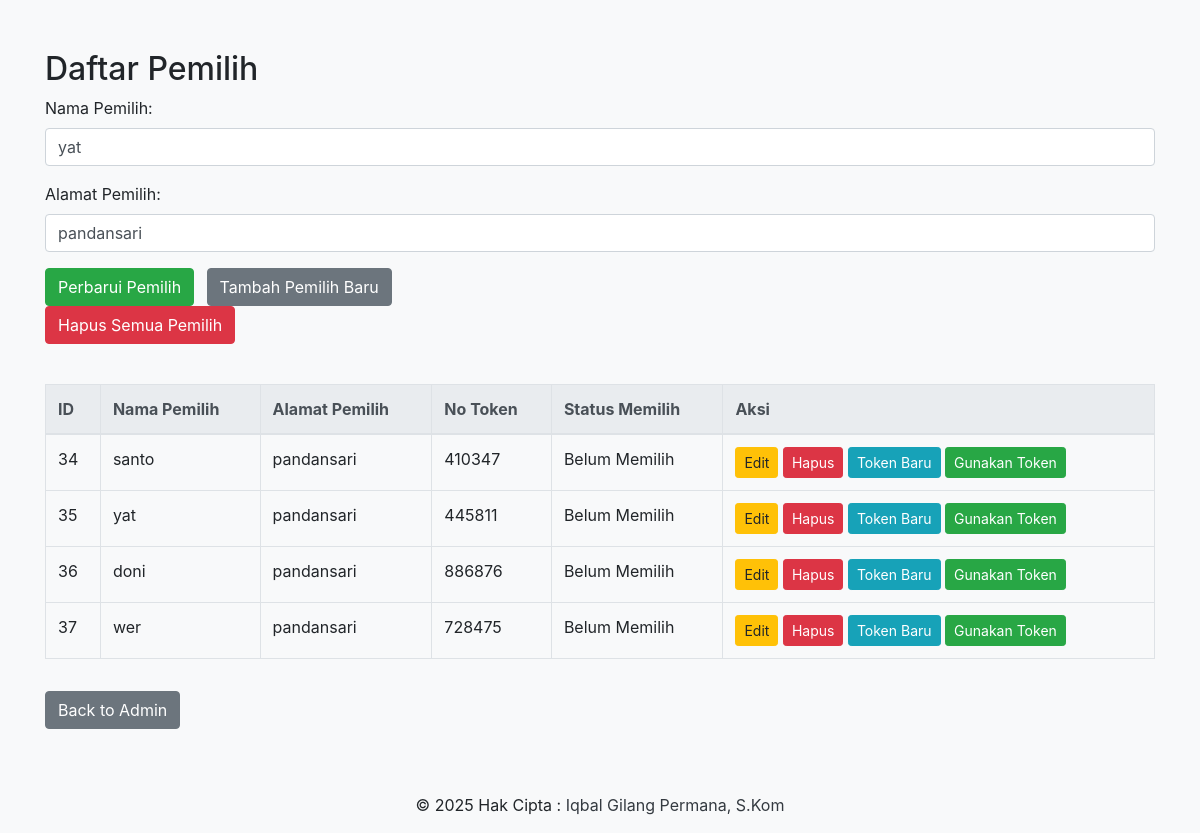
Page /voters.php?edit_voter=35 (signed in) on the committed database.
### tables this page shows
CREATE TABLE `voters` (
  `id` int(11) NOT NULL,
  `name` varchar(100) NOT NULL,
  `address` varchar(255) NOT NULL,
  `token` varchar(32) NOT NULL,
  `token_created_at` datetime NOT NULL,
  `used` tinyint(1) DEFAULT 0,
  `has_voted` tinyint(1) DEFAULT 0,
  `token_used` tinyint(1) DEFAULT 0
);

### voters.php (the view, shortened to what this page needs)
<?php
include 'db.php';
$editVoter = null;
if (isset($_GET['edit_voter'])) {
    $id = $_GET['edit_voter'];
    $stmt = $pdo->prepare("SELECT * FROM voters WHERE id = :id");
    $stmt->execute(['id' => $id]);
    $editVoter = $stmt->fetch();
}
$stmt_voters = $pdo->query("SELECT * FROM voters");
$voterList = $stmt_voters->fetchAll();
?>
<!DOCTYPE html>
<html lang="en">
<head>
    <link rel="stylesheet" href="https://stackpath.bootstrapcdn.com/bootstrap/4.5.2/css/bootstrap.min.css">
</head>
<body>
    <div class="container">
        <h2>Daftar Pemilih</h2>
        <form action="" method="POST">
            <div class="form-group">
                <label for="voter_name">Nama Pemilih:</label>
                <input type="text" class="form-control" id="voter_name" name="voter_name" value="<?php echo $editVoter ? $editVoter['name'] : ''; ?>" required>
            </div>
            <div class="form-group">
                <label for="voter_address">Alamat Pemilih:</label>
                <input type="text" class="form-control" id="voter_address" name="voter_address" value="<?php echo $editVoter ? $editVoter['address'] : ''; ?>" required>
            </div>
            <button type="submit" name="add_voter" class="btn btn-success"><?php echo $editVoter ? "Perbarui Pemilih" : "Tambah Pemilih"; ?></button>
            <a href="voters.php" class="btn btn-secondary ml-2">Tambah Pemilih Baru</a>
        </form>
    <form action="" method="POST" onsubmit="return confirm('Apakah Anda yakin ingin menghapus semua pemilih?');">
        <button type="submit" name="delete_all_voters" class="btn btn-danger mb-3">Hapus Semua Pemilih</button>
    </form>
        <table class="table table-bordered mt-4">
            <thead class="thead-light">
                <tr>
                    <th>ID</th>
                    <th>Nama Pemilih</th>
                    <th>Alamat Pemilih</th>
                    <th>No Token</th>
                    <th>Status Memilih</th>
                    <th>Aksi</th>
                </tr>
            </thead>
            <tbody>
                <?php foreach ($voterList as $voter): ?>
                    <tr>
                        <td><?php echo $voter['id']; ?></td>
                        <td><?php echo $voter['name']; ?></td>
                        <td><?php echo $voter['address']; ?></td>
                        <td><?php echo $voter['token']; ?></td>
                        <td><?php echo $voter['has_voted'] ? 'Sudah Memilih' : 'Belum Memilih'; ?></td>
                        <td>
                            <a href="voters.php?edit_voter=<?php echo $voter['id']; ?>" class="btn btn-warning btn-sm">Edit</a>
                            <a href="voters.php?delete_voter=<?php echo $voter['id']; ?>" class="btn btn-danger btn-sm" onclick="return confirm('Apakah Anda yakin ingin menghapus?');">Hapus</a>
                            <a href="voters.php?generate_token=<?php echo $voter['id']; ?>" class="btn btn-info btn-sm">Token Baru</a>
                            <a href="voters.php?use_token=<?php echo $voter['id']; ?>" class="btn btn-success btn-sm" onclick="return confirm('Apakah Anda yakin ingin menggunakan token ini?');">Gunakan Token</a>
                        </td>
                    </tr>
                <?php endforeach; ?>
            </tbody>
        </table>
        <a href="admin.php" class="btn btn-secondary mt-3">Back to Admin</a>
    </div>
    <?php include 'footer.php'; ?>
</body>
</html>

### voters.php (style rules this page uses)
body { background-color: #f8f9fa; }
.container { margin-top: 50px; }

### rows in the picture
voters: voter_name "yat", voter_address "pandansari", id "35", name "yat", address "pandansari", token "445811", has_voted "Belum Memilih"
voters: id "34", name "santo", address "pandansari", token "410347", has_voted "Belum Memilih"
voters: id "36", name "doni", address "pandansari", token "886876", has_voted "Belum Memilih"
voters: id "37", name "wer", address "pandansari", token "728475", has_voted "Belum Memilih"
